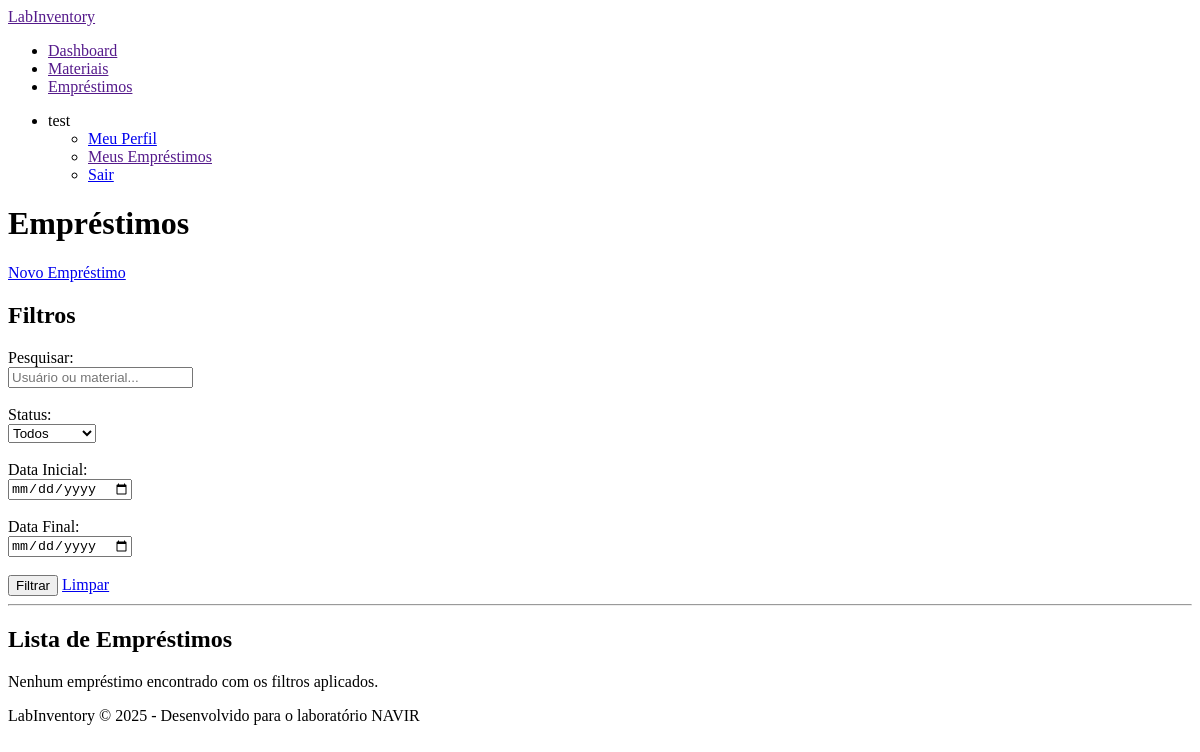
The app's page /loans/ (signed in), older data.
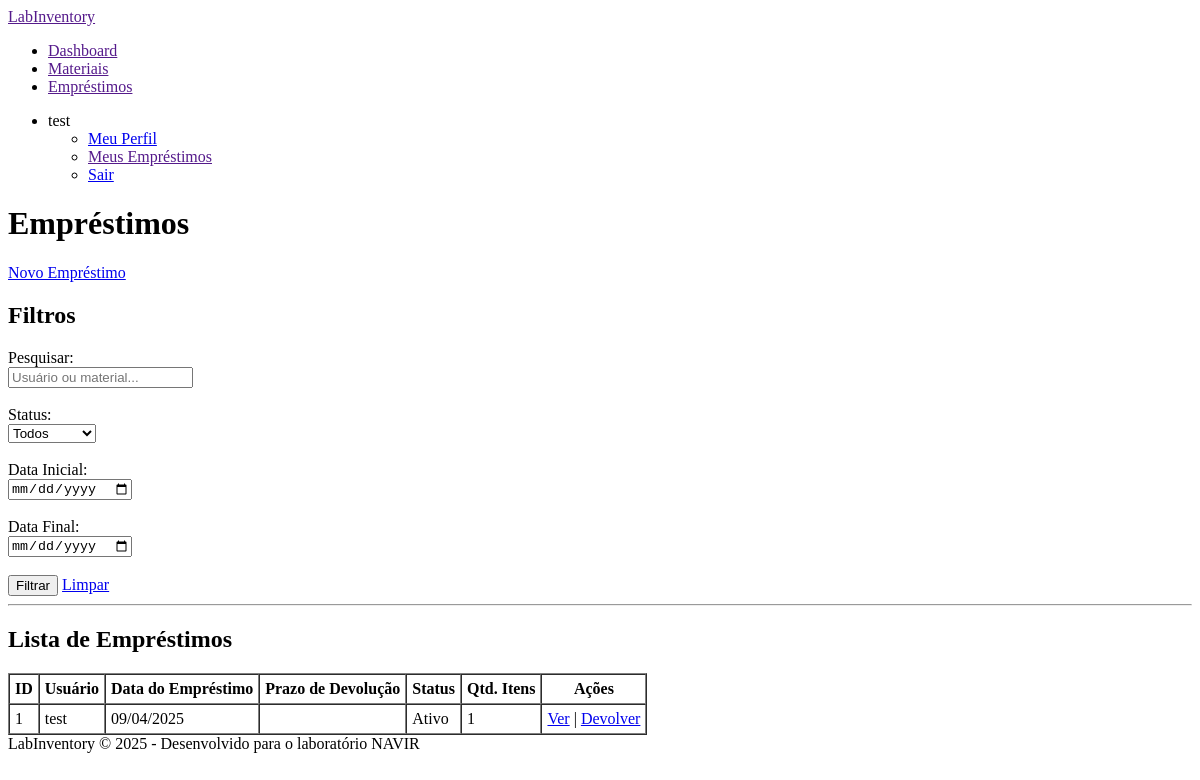
The same page, newer data.
### Inventory/models.py (models this page shows, shortened)
class Loan(models.Model):
    STATUS_CHOICES = (
        ('active', 'Ativo'),
        ('returned', 'Devolvido'),
        ('late', 'Atrasado'),
    )
    user = models.ForeignKey(CustomUser, on_delete=models.CASCADE, related_name='loans', verbose_name='Usuário')
    materials = models.ManyToManyField(Material, through='LoanItem', verbose_name='Materiais')
    loan_date = models.DateTimeField(default=timezone.now, verbose_name='Data de Empréstimo')
    expected_return_date = models.DateTimeField(verbose_name='Data Prevista para Devolução')
    return_date = models.DateTimeField(null=True, blank=True, verbose_name='Data de Devolução')
    status = models.CharField(max_length=10, choices=STATUS_CHOICES, default='active', verbose_name='Status')
    notes = models.TextField(blank=True, verbose_name='Observações')
    class Meta:
        verbose_name = 'Empréstimo'
        verbose_name_plural = 'Empréstimos'

### Core/models.py (models this page shows, shortened)
class CustomUser(AbstractUser):
    USER_TYPES = (
        ('student', 'Aluno'),
        ('professor', 'Professor'),
        ('other', 'Outro'),
    )
    registration_id = models.CharField(max_length=20, verbose_name='Matrícula')
    user_type = models.CharField(max_length=15, choices=USER_TYPES, default='student', verbose_name='Tipo de Usuário')

### Inventory/views.py (the view)
# urls.py: path('loans/', inventory_views.loan_list, name='loan_list'),
@login_required
def loan_list(request):
    query = request.GET.get('q', '')
    status = request.GET.get('status', '')
    start_date = request.GET.get('start_date', '')
    end_date = request.GET.get('end_date', '')
    if request.user.is_staff:
        loans = Loan.objects.all().order_by('-loan_date')
    else:
        loans = Loan.objects.filter(user=request.user).order_by('-loan_date')
    if query:
        loans = loans.filter(
            Q(user__username__icontains=query) |
            Q(materials__name__icontains=query)
        ).distinct()
    if status:
        loans = loans.filter(status=status)
    if start_date:
        loans = loans.filter(loan_date__gte=start_date)
    if end_date:
        loans = loans.filter(loan_date__lte=end_date)
    context = {
        'loans': loans,
        'query': query,
        'status': status,
        'start_date': start_date,
        'end_date': end_date,
    }
    return render(request, 'inventory/loan_list.html', context)

### templates/inventory/loan_list.html (shortened to what this page needs)
{% extends 'base.html' %}
{% block content %}
<h1>Empréstimos</h1>
<p><a href="{% url 'loan_create' %}">Novo Empréstimo</a></p>
<h2>Filtros</h2>
<form method="get">
    <label for="q">Pesquisar:</label><br>
    <input type="text" id="q" name="q" value="{{ query }}" placeholder="Usuário ou material..."><br><br>
    <label for="status">Status:</label><br>
    <select id="status" name="status">
        <option value="" {% if not status %}selected{% endif %}>Todos</option>
    </select><br><br>
    <label for="start_date">Data Inicial:</label><br>
    <input type="date" id="start_date" name="start_date" value="{{ start_date }}"><br><br>
    <label for="end_date">Data Final:</label><br>
    <input type="date" id="end_date" name="end_date" value="{{ end_date }}"><br><br>
    <button type="submit">Filtrar</button>
    <a href="{% url 'loan_list' %}">Limpar</a>
</form>
<hr>
<h2>Lista de Empréstimos</h2>
{% if loans %}
    <table border="1" cellpadding="5" cellspacing="0">
        <thead>
            <tr>
                <th>ID</th>
                <th>Usuário</th>
                <th>Data do Empréstimo</th>
                <th>Prazo de Devolução</th>
                <th>Status</th>
                <th>Qtd. Itens</th>
                <th>Ações</th>
            </tr>
        </thead>
        <tbody>
            {% for loan in loans %}
            <tr>
                <td>{{ loan.id }}</td>
                <td>{{ loan.user.username }}</td>
                <td>{{ loan.loan_date|date:"d/m/Y" }}</td>
                <td>{{ loan.due_date|date:"d/m/Y" }}</td>
                <td>
                    {% if loan.status == 'active' %}
                        Ativo
                    {% elif loan.status == 'returned' %}
                        Devolvido
                    {% elif loan.status == 'late' %}
                        Atrasado
                    {% endif %}
                </td>
                <td>{{ loan.loanitem_set.count }}</td>
                <td>
                    <a href="{% url 'loan_detail' loan.pk %}">Ver</a>
                    {% if loan.status != 'returned' %}
                        | <a href="{% url 'loan_return' loan.pk %}">Devolver</a>
                    {% endif %}
                </td>
            </tr>
            {% endfor %}
        </tbody>
    </table>
{% else %}
    <p>Nenhum empréstimo encontrado com os filtros aplicados.</p>
{% endif %}
{% endblock %}

Row changes from the older to the newer data that the page shows:
added Loan: id "1", user.username "test", loan_date "09/04/2025", status "Ativo", loanitem_set.count "1"
Text that changed along with them:
text no longer shown: "Nenhum empréstimo encontrado com os filtros aplicados."
text now shown: "ID Usuário Data do Empréstimo Prazo de Devolução Status Qtd. Itens Ações"
